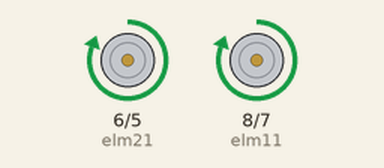
This sketch was run on a simulated Arduino Uno, built with avr-gcc and run on an emulated ATmega328P. Shown: motor-driver pin pairs drawn as motors (green arrow = first pin HIGH = forward, orange = second pin HIGH = backward, longer = more drive).

Above: at 0.1 s.
Timing chart, 0 to 3.0 s (numbered marks = the images above):
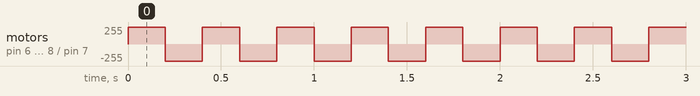

The sketch:

full_program_ver1.ino
```cpp
const int elm11 = 8;  //ELECTROMAGNET 1 PIN 1
const int elm12 = 7;  //ELECTROMAGNET 1 PIN 2
const int elm21 = 6;  //ELECTROMAGNET 2 PIN 1
const int elm22 = 5;  //ELECTROMAGNET 2 PIN 2
//const int hall_output = A0; //HALL SENSOR TO PIN A0 FOR ANALOG OUTPUT
//const int hall_dig = 2;
//int step_velocity = 1; //how often to get a new value from the sensor
int del = 200;

void sw_polarity()
{

 //positive polarity
    digitalWrite(elm11, HIGH);
    digitalWrite(elm12, LOW);

    digitalWrite(elm21, HIGH);
    digitalWrite(elm22, LOW);

    delay(del);

 //negative polarity
    digitalWrite(elm11, LOW);
    digitalWrite(elm12, HIGH);

    digitalWrite(elm21, LOW);
    digitalWrite(elm22, HIGH);

    delay(del);
}

/*void sw_polarity(float hallValue)
{
  if(hallValue > 2.45)
  {
    	//positive polarity
	  digitalWrite(elm11, HIGH);
  	digitalWrite(elm12, LOW);

    digitalWrite(elm21, HIGH);
  	digitalWrite(elm22, LOW);

  }else
  {
    	//negative polarity
    digitalWrite(elm11, LOW);
    digitalWrite(elm12, HIGH);

    digitalWrite(elm21, LOW);
    digitalWrite(elm22, HIGH);
  }
}*/

void setup()
{
  //set the electromagnets control pins as outputs
  Serial.begin(9600);
  pinMode(elm11, OUTPUT);
  pinMode(elm12, OUTPUT);
  pinMode(elm21, OUTPUT);
  pinMode(elm22, OUTPUT);
  //pinMode(hall_output, INPUT);
  //pinMode(hall_dig, INPUT);
}
void loop()
{
  //float hallValue = analogRead(hall_output); //read the analog value
  //int digValue = digitalRead(hall_dig);

  //Serial.print("Analog Value: ");
  //Serial.println(hallValue);

  //float voltage = hallValue * (5.0 / 1023.0);

  sw_polarity(); //switch the polarity of the electromagnets
  //sw_polarity();

  //delay(step_velocity * 1000);
}
```

Measured:
- by itself, motor on pin 6 (elm21) / pin 5 (elm22), motor on pin 8 (elm11) / pin 7 (elm12): alternates forward 255/255 for 0.20 s and backward 255/255 for 0.20 s
